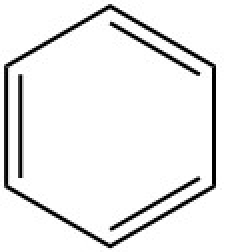
#> input picture opencv/chemistry/benzene01.jpg, 113 x 126 px (shown 2 times larger)
$ python test.py
#> lines starting #> are read from the running program, lines starting #| are printed output that depends on the picture; after the words box and inside, x2 and y2 are one past the last pixel; in counts of white or black regions, pixels touching at a corner belong together
### opencv/chemistry/Hough_chem.py
#__author__ = 'James'
#-*-coding:utf-8-*-

import cv2
import numpy as np

font = cv2.FONT_HERSHEY_SIMPLEX

#霍夫直线变换
# [28 lines left out: function Hough_line_transform, not called in this run]

#概率性霍夫变换 is an optimization of Hough Transform we saw.
# It doesn’t take all the points into consideration, instead
# take only a random subset of points and that is sufficient for line detection
def probabilistic_hough_transform(path, min_LineLength, max_LineGap):
#> called with path = 'benzene01.jpg', min_LineLength = 1, max_LineGap = 1
    img = cv2.imread(path)
#> img is the input picture: shape (126, 113, 3); min 0, max 255, mean 236.3
    gray = cv2.cvtColor(img,cv2.COLOR_BGR2GRAY)
    # edges = cv2.Canny(gray,50,150,apertureSize = 3)
    ret, bin = cv2.threshold(gray, 55, 255, cv2.THRESH_BINARY_INV)
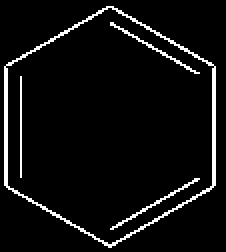
#> bin: shape (126, 113) (shown 2 times larger); 5.6% white in thin lines or dots
    minLineLength = min_LineLength     #Minimum length of line. Line segments shorter than this are rejected
    maxLineGap = max_LineGap     #Maximum allowed gap between line segments to treat them as single line

    lines = cv2.HoughLinesP(bin,1,np.pi/180,min_LineLength,minLineLength,maxLineGap)
#> lines = 154 rows, first 6: [77, 16, 77, 15], [106, 93, 106, 34], [107, 92, 107, 33], [47, 119, 47, 118], [97, 99, 97, 98], [59, 14, 59, 13]
    # print len(lines)
    find_benzene(lines)
    for i in range(len(lines)):
        for x1,y1,x2,y2 in lines[i]:
            # print (x1,y1),(x2,y2)
            cv2.line(img,(x1,y1),(x2,y2),(0,0,255),1)
            # cv2.putText(img, str((x1,y1)), (x1,y1), font, 0.3, (255,0,0),1)
            # cv2.putText(img, str((x2,y2)), (x2,y2), font, 0.3, (255,0,0),1)
            cv2.putText(img, str((min_LineLength,max_LineGap, len(lines))), (10,10), font, 0.3, (255,0,0),1)
    return img

def find_benzene(lines):
    list=[]
    for i in range(len(lines)):
        for x1,y1,x2,y2 in lines[i]:
            x1=float(x1)
            y1=float(y1)
            x2=float(x2)
            y2=float(y2)
            if (x2-x1)!=0: slope=(y2-y1)/(x2-x1)
            else: slope='inf'
            list.append((slope,(x1,y1),(x2,y2)))
#> after the loop, list = 154 items
    print len(list)
#| 154
    print list
#> (printed output is left out)
    for item in list:
        slope = item[0]     #斜率
        spoint = item[1]    #起点坐标
        epoint = item[2]    #终点坐标
        x1 = spoint[0]
        y1 = spoint[1]
        x2 = epoint[0]
        y2 = epoint[1]
        for item2 in list:
            if item==item2: continue
            slope2 = item2[0]
            spoint2 = item2[1]
            epoint2 = item2[2]
            x21 = spoint2[0]
            y21 = spoint2[1]
            x22 = epoint2[0]
            y22 = epoint2[1]
            if slope=='inf' and slope==slope2:  #若垂直于x轴
                if x21==x1 and y21!=y1:         #若不是同一条线
                    list.remove(item)
                    list.remove(item2)
                    list.append((slope,(x1,y1 if y1<y21 else y21),(x2, y22 if y22>y2 else y2)))     #合并
                if x1!=x21 and abs(x1-x21)<=4:
                    list.remove(item2)
            elif slope!='inf' and slope2!='inf' and abs(slope-slope2)<0.05:
                check_slope = (y21-y2)/(x21-x2)
                if abs(check_slope)<=0.01:
                    list.remove(item)
                    list.remove(item2)
                    list.append((slope,(min(x1,x2,x21,x22),min(y1,y2,y21,y22)),(max(x1,x2,x21,x22),max(y1,y2,y21,y22))))
#> this loop made 1 pass
#> after the loop, list = 146 items
    print len(list)
    print list

# [3 lines that do not run on import are left out]
    # cv2.imshow('image',img)
    # cv2.waitKey(0)
    # cv2.destroyAllWindows()

### opencv/chemistry/test.py
#__author__ = 'James'
#-*-coding:utf-8-*-

import cv2
from Hough_chem import probabilistic_hough_transform

for i in range(1,40):
#> (the run stopped early here; a loop or call above may not have finished)

$ run again, with opencv/chemistry/benzene-ring.jpg copied over opencv/chemistry/benzene01.jpg
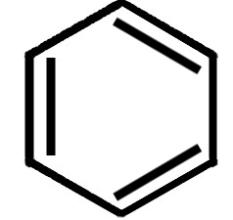
#> input picture opencv/chemistry/benzene-ring.jpg, 233 x 220 px
#> in probabilistic_hough_transform, img is the input picture: shape (220, 233, 3); min 0, max 255, mean 216.8
#> in probabilistic_hough_transform, `ret, bin = cv2.threshold(gray, 55, 255, cv2.THRESH_BINARY_INV)`:
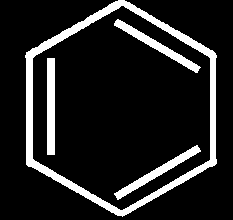
#> bin: shape (220, 233); 12.9% white; 4 white regions, box (x1, y1, x2, y2) and area: (25, 0, 217, 217) 4354, (47, 58, 55, 155) 776, (114, 145, 201, 200) 745, (114, 19, 201, 73) 740
#> lines = 554 rows, first 6: [84, 196, 84, 189], [210, 166, 210, 50], [135, 209, 135, 203], [29, 166, 29, 51], [213, 165, 213, 51], [171, 168, 171, 160]
#> after the loop in find_benzene, `for i in range(len(lines)):`: list = 554 items
#| 554
#> (printed output is left out)
#> the loop in find_benzene, `for item in list:` made 1 pass
#> after the loop in find_benzene, `for item in list:`: list = 536 items
